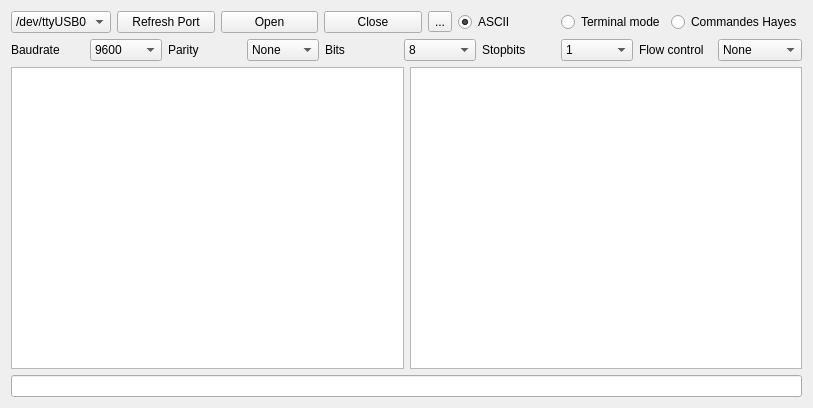
<?xml version="1.0" encoding="UTF-8"?>
<ui version="4.0">
 <class>SerialTool</class>
 <widget class="QWidget" name="SerialTool">
  <property name="geometry">
   <rect>
    <x>0</x>
    <y>0</y>
    <width>813</width>
    <height>408</height>
   </rect>
  </property>
  <property name="mouseTracking">
   <bool>false</bool>
  </property>
  <property name="windowTitle">
   <string>Serial Tool</string>
  </property>
  <property name="windowIcon">
   <iconset resource="icons.qrc">
    <normaloff>:/mainbar/icons/main.png</normaloff>:/mainbar/icons/main.png</iconset>
  </property>
  <layout class="QVBoxLayout" name="verticalLayout">
   <item>
    <layout class="QHBoxLayout" name="horizontalLayout">
     <item>
      <widget class="QComboBox" name="portBox">
       <property name="editable">
        <bool>false</bool>
       </property>
       <item>
        <property name="text">
         <string>/dev/ttyUSB0</string>
        </property>
       </item>
      </widget>
     </item>
     <item>
      <widget class="QPushButton" name="pushButton">
       <property name="text">
        <string>Refresh Port</string>
       </property>
      </widget>
     </item>
     <item>
      <widget class="QPushButton" name="openButton">
       <property name="text">
        <string>Open</string>
       </property>
      </widget>
     </item>
     <item>
      <widget class="QPushButton" name="closeButton">
       <property name="text">
        <string>Close</string>
       </property>
      </widget>
     </item>
     <item>
      <widget class="QToolButton" name="clearTermButton">
       <property name="text">
        <string>...</string>
       </property>
       <property name="icon">
        <iconset resource="icons.qrc">
         <normaloff>:/mainbar/icons/clear.png</normaloff>:/mainbar/icons/clear.png</iconset>
       </property>
      </widget>
     </item>
     <item>
      <widget class="QRadioButton" name="asciiRadio">
       <property name="toolTip">
        <string>Send text in the line below</string>
       </property>
       <property name="text">
        <string>ASCII</string>
       </property>
       <property name="checked">
        <bool>true</bool>
       </property>
      </widget>
     </item>
     <item>
      <widget class="QRadioButton" name="terminalmodeRadio">
       <property name="toolTip">
        <string>Send text in the line below + carriage return (\n)</string>
       </property>
       <property name="text">
        <string>Terminal mode</string>
       </property>
      </widget>
     </item>
     <item>
      <widget class="QRadioButton" name="hayesRadio">
       <property name="toolTip">
        <string>Send text in the line below + backspace (\r)</string>
       </property>
       <property name="text">
        <string>Commandes Hayes</string>
       </property>
      </widget>
     </item>
    </layout>
   </item>
   <item>
    <layout class="QHBoxLayout" name="horizontalLayout_3">
     <item>
      <widget class="QLabel" name="label">
       <property name="text">
        <string>Baudrate</string>
       </property>
      </widget>
     </item>
     <item>
      <widget class="QComboBox" name="baudrateComboBox">
       <property name="enabled">
        <bool>true</bool>
       </property>
       <item>
        <property name="text">
         <string>9600</string>
        </property>
       </item>
       <item>
        <property name="text">
         <string>300</string>
        </property>
       </item>
       <item>
        <property name="text">
         <string>600</string>
        </property>
       </item>
       <item>
        <property name="text">
         <string>1200</string>
        </property>
       </item>
       <item>
        <property name="text">
         <string>2400</string>
        </property>
       </item>
       <item>
        <property name="text">
         <string>4800</string>
        </property>
       </item>
       <item>
        <property name="text">
         <string>19200</string>
        </property>
       </item>
       <item>
        <property name="text">
         <string>38400</string>
        </property>
       </item>
       <item>
        <property name="text">
         <string>57600</string>
        </property>
       </item>
       <item>
        <property name="text">
         <string>115200</string>
        </property>
       </item>
      </widget>
     </item>
     <item>
      <widget class="QLabel" name="label_2">
       <property name="text">
        <string>Parity</string>
       </property>
      </widget>
     </item>
     <item>
      <widget class="QComboBox" name="parityComboBox">
       <item>
        <property name="text">
         <string>None</string>
        </property>
       </item>
       <item>
        <property name="text">
         <string>Even</string>
        </property>
       </item>
       <item>
        <property name="text">
         <string>Odd</string>
        </property>
       </item>
      </widget>
     </item>
     <item>
      <widget class="QLabel" name="label_3">
       <property name="text">
        <string>Bits</string>
       </property>
      </widget>
     </item>
     <item>
      <widget class="QComboBox" name="bitsCombobox">
       <item>
        <property name="text">
         <string>8</string>
        </property>
       </item>
       <item>
        <property name="text">
         <string>5</string>
        </property>
       </item>
       <item>
        <property name="text">
         <string>6</string>
        </property>
       </item>
       <item>
        <property name="text">
         <string>7</string>
        </property>
       </item>
      </widget>
     </item>
     <item>
      <widget class="QLabel" name="label_4">
       <property name="text">
        <string>Stopbits</string>
       </property>
      </widget>
     </item>
     <item>
      <widget class="QComboBox" name="stopbitsCombobox">
       <item>
        <property name="text">
         <string>1</string>
        </property>
       </item>
       <item>
        <property name="text">
         <string>2</string>
        </property>
       </item>
      </widget>
     </item>
     <item>
      <widget class="QLabel" name="label_5">
       <property name="text">
        <string>Flow control</string>
       </property>
      </widget>
     </item>
     <item>
      <widget class="QComboBox" name="flowcontrolComboBox">
       <item>
        <property name="text">
         <string>None</string>
        </property>
       </item>
       <item>
        <property name="text">
         <string>Hardware</string>
        </property>
       </item>
       <item>
        <property name="text">
         <string>Software</string>
        </property>
       </item>
       <item>
        <property name="text">
         <string>Space</string>
        </property>
       </item>
      </widget>
     </item>
    </layout>
   </item>
   <item>
    <layout class="QHBoxLayout" name="horizontalLayout_2">
     <item>
      <widget class="QPlainTextEdit" name="terminal"/>
     </item>
     <item>
      <widget class="QPlainTextEdit" name="hexplainText">
       <property name="maximumSize">
        <size>
         <width>500</width>
         <height>16777215</height>
        </size>
       </property>
       <property name="font">
        <font>
         <family>Arial</family>
        </font>
       </property>
       <property name="acceptDrops">
        <bool>false</bool>
       </property>
       <property name="readOnly">
        <bool>true</bool>
       </property>
      </widget>
     </item>
    </layout>
   </item>
   <item>
    <widget class="QLineEdit" name="commandEdit"/>
   </item>
  </layout>
 </widget>
 <resources>
  <include location="icons.qrc"/>
 </resources>
 <connections>
  <connection>
   <sender>openButton</sender>
   <signal>clicked()</signal>
   <receiver>SerialTool</receiver>
   <slot>openPort()</slot>
   <hints>
    <hint type="sourcelabel">
     <x>321</x>
     <y>36</y>
    </hint>
    <hint type="destinationlabel">
     <x>125</x>
     <y>42</y>
    </hint>
   </hints>
  </connection>
  <connection>
   <sender>closeButton</sender>
   <signal>clicked()</signal>
   <receiver>SerialTool</receiver>
   <slot>closePort()</slot>
   <hints>
    <hint type="sourcelabel">
     <x>412</x>
     <y>36</y>
    </hint>
    <hint type="destinationlabel">
     <x>287</x>
     <y>39</y>
    </hint>
   </hints>
  </connection>
  <connection>
   <sender>commandEdit</sender>
   <signal>returnPressed()</signal>
   <receiver>SerialTool</receiver>
   <slot>writeCmd()</slot>
   <hints>
    <hint type="sourcelabel">
     <x>113</x>
     <y>397</y>
    </hint>
    <hint type="destinationlabel">
     <x>12</x>
     <y>244</y>
    </hint>
   </hints>
  </connection>
  <connection>
   <sender>pushButton</sender>
   <signal>clicked()</signal>
   <receiver>SerialTool</receiver>
   <slot>RefreshPort()</slot>
   <hints>
    <hint type="sourcelabel">
     <x>214</x>
     <y>20</y>
    </hint>
    <hint type="destinationlabel">
     <x>7</x>
     <y>37</y>
    </hint>
   </hints>
  </connection>
  <connection>
   <sender>clearTermButton</sender>
   <signal>clicked()</signal>
   <receiver>SerialTool</receiver>
   <slot>ClearTerm()</slot>
   <hints>
    <hint type="sourcelabel">
     <x>440</x>
     <y>34</y>
    </hint>
    <hint type="destinationlabel">
     <x>736</x>
     <y>44</y>
    </hint>
   </hints>
  </connection>
 </connections>
 <slots>
  <slot>openPort()</slot>
  <slot>closePort()</slot>
  <slot>writeCmd()</slot>
  <slot>closeWindow()</slot>
  <slot>RefreshPort()</slot>
  <slot>ClearTerm()</slot>
  <slot>ConvertHex(int)</slot>
  <slot>UpdateTerminalMode()</slot>
 </slots>
</ui>
